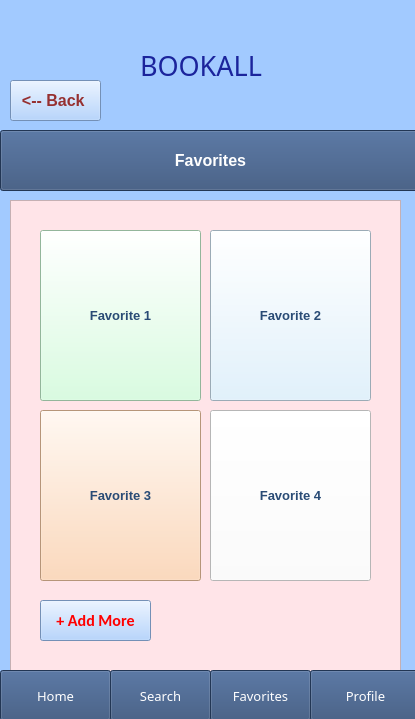
<?xml version="1.0" encoding="UTF-8"?>
<ui version="4.0">
 <class>Form</class>
 <widget class="QWidget" name="Form">
  <property name="geometry">
   <rect>
    <x>0</x>
    <y>0</y>
    <width>415</width>
    <height>719</height>
   </rect>
  </property>
  <property name="windowTitle">
   <string>Form</string>
  </property>
  <widget class="QPushButton" name="Ptiseis_3">
   <property name="geometry">
    <rect>
     <x>0</x>
     <y>130</y>
     <width>421</width>
     <height>61</height>
    </rect>
   </property>
   <property name="font">
    <font>
     <pointsize>12</pointsize>
     <weight>75</weight>
     <bold>true</bold>
    </font>
   </property>
   <property name="styleSheet">
    <string notr="true">background-color: rgb(0, 170, 255);
background-color: rgb(48, 76, 118);
color: rgb(255, 255, 255);</string>
   </property>
   <property name="text">
    <string>Favorites</string>
   </property>
  </widget>
  <widget class="QScrollArea" name="scrollArea">
   <property name="geometry">
    <rect>
     <x>-1</x>
     <y>-1</y>
     <width>421</width>
     <height>721</height>
    </rect>
   </property>
   <property name="styleSheet">
    <string notr="true">background-color: rgb(162, 202, 255);</string>
   </property>
   <property name="widgetResizable">
    <bool>true</bool>
   </property>
   <widget class="QWidget" name="scrollAreaWidgetContents">
    <property name="geometry">
     <rect>
      <x>0</x>
      <y>0</y>
      <width>419</width>
      <height>719</height>
     </rect>
    </property>
    <widget class="QListWidget" name="listWidget_3">
     <property name="geometry">
      <rect>
       <x>10</x>
       <y>200</y>
       <width>391</width>
       <height>511</height>
      </rect>
     </property>
     <property name="font">
      <font>
       <pointsize>12</pointsize>
       <weight>75</weight>
       <bold>true</bold>
      </font>
     </property>
     <property name="layoutDirection">
      <enum>Qt::LeftToRight</enum>
     </property>
     <property name="styleSheet">
      <string notr="true">background-color: rgb(255, 228, 232);
color: rgb(41, 75, 117);


</string>
     </property>
     <item>
      <property name="text">
       <string/>
      </property>
     </item>
    </widget>
    <widget class="QPushButton" name="Diamoni_10">
     <property name="geometry">
      <rect>
       <x>0</x>
       <y>670</y>
       <width>111</width>
       <height>51</height>
      </rect>
     </property>
     <property name="font">
      <font>
       <family>Arial Rounded MT Bold</family>
       <pointsize>10</pointsize>
       <weight>50</weight>
       <bold>false</bold>
      </font>
     </property>
     <property name="styleSheet">
      <string notr="true">background-color: rgb(0, 170, 255);
background-color: rgb(48, 76, 118);
color: rgb(255, 255, 255);</string>
     </property>
     <property name="text">
      <string>Home</string>
     </property>
     <property name="default">
      <bool>false</bool>
     </property>
     <property name="flat">
      <bool>false</bool>
     </property>
    </widget>
    <widget class="QPushButton" name="Diamoni_11">
     <property name="geometry">
      <rect>
       <x>110</x>
       <y>670</y>
       <width>101</width>
       <height>51</height>
      </rect>
     </property>
     <property name="font">
      <font>
       <family>Arial Rounded MT Bold</family>
       <pointsize>10</pointsize>
       <weight>50</weight>
       <bold>false</bold>
      </font>
     </property>
     <property name="styleSheet">
      <string notr="true">background-color: rgb(0, 170, 255);
background-color: rgb(48, 76, 118);
color: rgb(255, 255, 255);</string>
     </property>
     <property name="text">
      <string>Search</string>
     </property>
     <property name="default">
      <bool>false</bool>
     </property>
     <property name="flat">
      <bool>false</bool>
     </property>
    </widget>
    <widget class="QPushButton" name="Diamoni_12">
     <property name="geometry">
      <rect>
       <x>210</x>
       <y>670</y>
       <width>101</width>
       <height>51</height>
      </rect>
     </property>
     <property name="font">
      <font>
       <family>Arial Rounded MT Bold</family>
       <pointsize>10</pointsize>
       <weight>50</weight>
       <bold>false</bold>
      </font>
     </property>
     <property name="styleSheet">
      <string notr="true">background-color: rgb(0, 170, 255);
background-color: rgb(48, 76, 118);
color: rgb(255, 255, 255);</string>
     </property>
     <property name="text">
      <string>Favorites</string>
     </property>
     <property name="default">
      <bool>false</bool>
     </property>
     <property name="flat">
      <bool>false</bool>
     </property>
    </widget>
    <widget class="QPushButton" name="Diamoni_13">
     <property name="geometry">
      <rect>
       <x>310</x>
       <y>670</y>
       <width>111</width>
       <height>51</height>
      </rect>
     </property>
     <property name="font">
      <font>
       <family>Arial Rounded MT Bold</family>
       <pointsize>10</pointsize>
       <weight>50</weight>
       <bold>false</bold>
      </font>
     </property>
     <property name="styleSheet">
      <string notr="true">background-color: rgb(0, 170, 255);
background-color: rgb(48, 76, 118);
color: rgb(255, 255, 255);</string>
     </property>
     <property name="text">
      <string>Profile</string>
     </property>
     <property name="default">
      <bool>false</bool>
     </property>
     <property name="flat">
      <bool>false</bool>
     </property>
    </widget>
    <widget class="QLabel" name="BOOKALL_2">
     <property name="geometry">
      <rect>
       <x>140</x>
       <y>40</y>
       <width>171</width>
       <height>51</height>
      </rect>
     </property>
     <property name="font">
      <font>
       <family>Forte</family>
       <pointsize>20</pointsize>
       <weight>50</weight>
       <bold>false</bold>
      </font>
     </property>
     <property name="styleSheet">
      <string notr="true">background-color: rgb(162, 202, 255);
color: rgb(27, 36, 156);

</string>
     </property>
     <property name="text">
      <string>BOOKALL</string>
     </property>
    </widget>
    <widget class="QPushButton" name="pushButton_7">
     <property name="geometry">
      <rect>
       <x>40</x>
       <y>230</y>
       <width>161</width>
       <height>171</height>
      </rect>
     </property>
     <property name="font">
      <font>
       <pointsize>10</pointsize>
       <weight>75</weight>
       <bold>true</bold>
      </font>
     </property>
     <property name="layoutDirection">
      <enum>Qt::LeftToRight</enum>
     </property>
     <property name="styleSheet">
      <string notr="true">color: rgb(41, 75, 117);
background-color: rgb(206, 255, 217);</string>
     </property>
     <property name="text">
      <string>Favorite 1</string>
     </property>
    </widget>
    <widget class="QPushButton" name="pushButton_8">
     <property name="geometry">
      <rect>
       <x>210</x>
       <y>230</y>
       <width>161</width>
       <height>171</height>
      </rect>
     </property>
     <property name="font">
      <font>
       <pointsize>10</pointsize>
       <weight>75</weight>
       <bold>true</bold>
      </font>
     </property>
     <property name="layoutDirection">
      <enum>Qt::LeftToRight</enum>
     </property>
     <property name="styleSheet">
      <string notr="true">color: rgb(41, 75, 117);
background-color: rgb(217, 240, 255);</string>
     </property>
     <property name="text">
      <string>Favorite 2</string>
     </property>
    </widget>
    <widget class="QPushButton" name="pushButton_9">
     <property name="geometry">
      <rect>
       <x>40</x>
       <y>410</y>
       <width>161</width>
       <height>171</height>
      </rect>
     </property>
     <property name="font">
      <font>
       <pointsize>10</pointsize>
       <weight>75</weight>
       <bold>true</bold>
      </font>
     </property>
     <property name="layoutDirection">
      <enum>Qt::LeftToRight</enum>
     </property>
     <property name="styleSheet">
      <string notr="true">color: rgb(41, 75, 117);
background-color: rgb(255, 208, 169);</string>
     </property>
     <property name="text">
      <string>Favorite 3</string>
     </property>
    </widget>
    <widget class="QPushButton" name="pushButton_10">
     <property name="geometry">
      <rect>
       <x>210</x>
       <y>410</y>
       <width>161</width>
       <height>171</height>
      </rect>
     </property>
     <property name="font">
      <font>
       <pointsize>10</pointsize>
       <weight>75</weight>
       <bold>true</bold>
      </font>
     </property>
     <property name="layoutDirection">
      <enum>Qt::LeftToRight</enum>
     </property>
     <property name="styleSheet">
      <string notr="true">color: rgb(41, 75, 117);
background-color: rgb(255, 255, 255);</string>
     </property>
     <property name="text">
      <string>Favorite 4</string>
     </property>
    </widget>
    <widget class="QPushButton" name="pushButton">
     <property name="geometry">
      <rect>
       <x>40</x>
       <y>600</y>
       <width>111</width>
       <height>41</height>
      </rect>
     </property>
     <property name="font">
      <font>
       <family>Calibri</family>
       <pointsize>12</pointsize>
       <weight>75</weight>
       <bold>true</bold>
      </font>
     </property>
     <property name="styleSheet">
      <string notr="true">color: rgb(255, 0, 0);</string>
     </property>
     <property name="text">
      <string>+ Add More</string>
     </property>
    </widget>
    <widget class="QPushButton" name="BackButton">
     <property name="geometry">
      <rect>
       <x>10</x>
       <y>80</y>
       <width>91</width>
       <height>41</height>
      </rect>
     </property>
     <property name="font">
      <font>
       <pointsize>12</pointsize>
       <weight>75</weight>
       <bold>true</bold>
      </font>
     </property>
     <property name="styleSheet">
      <string notr="true">color: rgb(150, 48, 48);</string>
     </property>
     <property name="text">
      <string>&lt;-- Back </string>
     </property>
    </widget>
    <zorder>listWidget_3</zorder>
    <zorder>Diamoni_13</zorder>
    <zorder>Diamoni_12</zorder>
    <zorder>Diamoni_11</zorder>
    <zorder>Diamoni_10</zorder>
    <zorder>BOOKALL_2</zorder>
    <zorder>pushButton_7</zorder>
    <zorder>pushButton_8</zorder>
    <zorder>pushButton_9</zorder>
    <zorder>pushButton_10</zorder>
    <zorder>pushButton</zorder>
    <zorder>BackButton</zorder>
   </widget>
  </widget>
  <zorder>scrollArea</zorder>
  <zorder>Ptiseis_3</zorder>
 </widget>
 <resources/>
 <connections/>
</ui>
